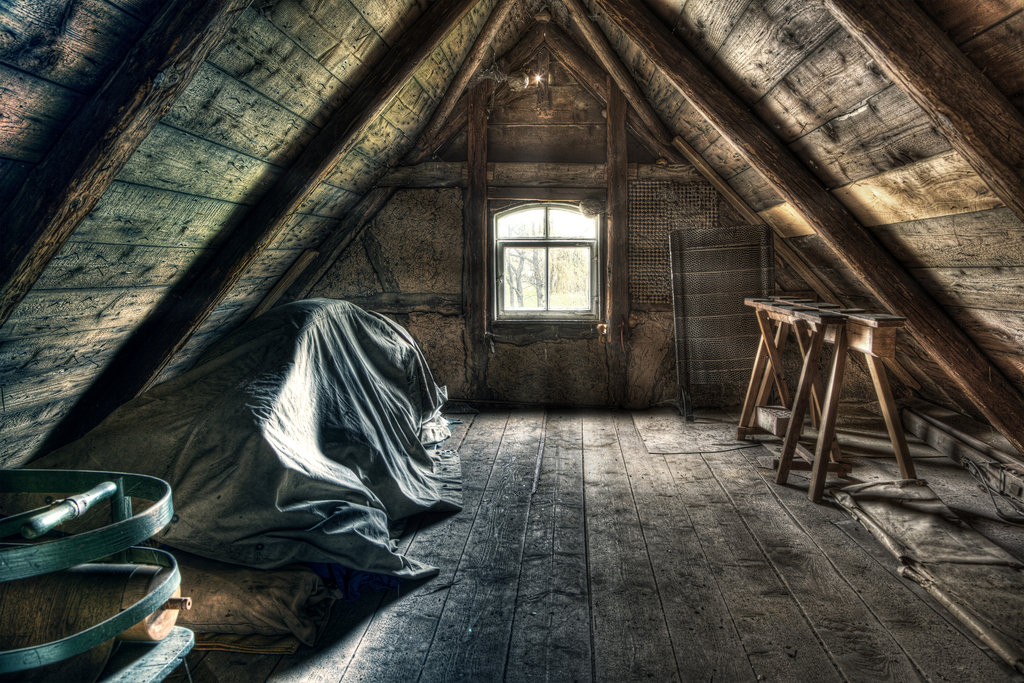
#> input picture imgs/attic.jpg, 1024 x 683 px, given in place of the camera
$ python HSVtracking.py
#> lines starting #> are read from the running program, lines starting #| are printed output that depends on the picture; after the words box and inside, x2 and y2 are one past the last pixel; in counts of white or black regions, pixels touching at a corner belong together
import cv2
import numpy as np
import time

"""
original = cv2.imread('/Users/pedramsherafat/PycharmProjects/RealTimeObjectDetection/imgs/Adenomatous.jpg')
frame = cv2.resize(original, (400, 400))
hsv = cv2.cvtColor(frame, cv2.COLOR_BGR2HSV)

lower_red = np.array([30, 150, 50])
upper_red = np.array([255, 255, 180])

mask = cv2.inRange(hsv, lower_red, upper_red)
res = cv2.bitwise_and(frame, frame, mask=mask)

kernel = np.ones((5, 5), np.uint8)

opening = cv2.morphologyEx(frame, cv2.MORPH_OPEN, kernel)
closing = cv2.morphologyEx(opening, cv2.MORPH_CLOSE, kernel)

cv2.imshow('Original', frame)
cv2.imshow('Mask', mask)
cv2.imshow('Opening', opening)
cv2.imshow('Closing', closing)

cv2.waitKey()

"""
cap = cv2.VideoCapture(0)
startMeasure = time.time()
while (1):
    startTime = time.time()
    _, original = cap.read()
#> original is the input picture: shape (683, 1024, 3); mean B, G, R 62.8, 70.9, 72.7

    frame = cv2.resize(original, (400, 400))
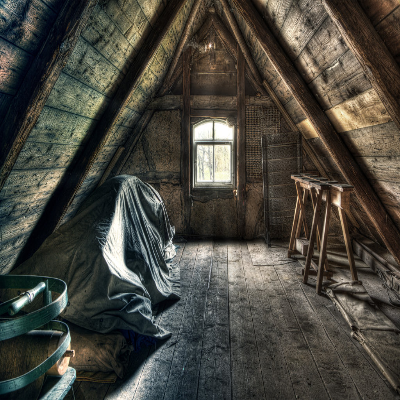
#> frame: shape (400, 400, 3); mean B, G, R 62.7, 70.8, 72.6
    hsv = cv2.cvtColor(frame, cv2.COLOR_BGR2HSV)
#> hsv: shape (400, 400, 3); mean H, S, V 43.3, 75.7, 77.3

    lower_red = np.array([30, 150, 50])
    upper_red = np.array([255, 255, 180])

    mask = cv2.inRange(hsv, lower_red, upper_red)
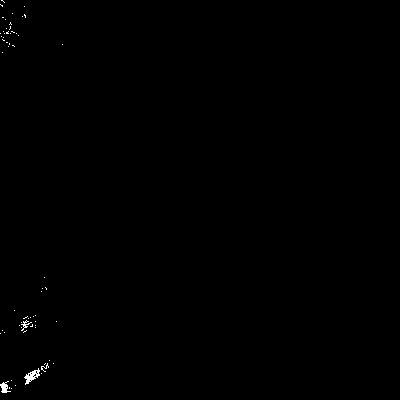
#> mask: shape (400, 400); 0.21% white in thin lines or dots, all inside (x1, y1, x2, y2) = (0, 0, 63, 393)
    res = cv2.bitwise_and(frame, frame, mask=mask)

    kernel = np.ones((5, 5), np.uint8)

    opening = cv2.morphologyEx(frame, cv2.MORPH_OPEN, kernel)
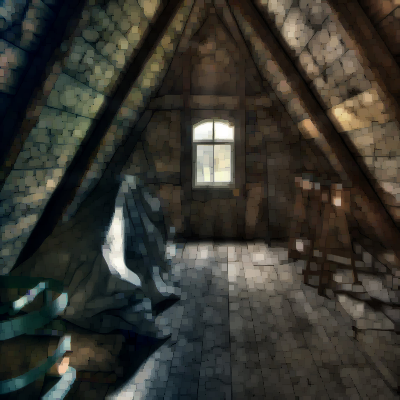
#> opening: shape (400, 400, 3); mean B, G, R 48, 54.9, 55.7
    closing = cv2.morphologyEx(opening, cv2.MORPH_CLOSE, kernel)

    cv2.imshow('Original', frame)
    cv2.imshow('Mask', mask)
    cv2.imshow('Opening', opening)
    cv2.imshow('Closing', closing)

    elapsedTime = time.time() - startTime
    elapsedTotTime = (time.time() - startMeasure)
    #print('function finished in {} ms'.format(float(elapsedTime * 1000)))
    print('{} \t %f '.format(float(elapsedTime * 1000)) % elapsedTotTime)
    #rint "time.time(): %f " % time.time()


    #print ('FPS: {}'.format(int(1000/(elapsedTime))))
    k = cv2.waitKey(1) & 0xFF
#> (key Esc is pressed here)
    if k == 27:
        break

TotalTime = time.time() - startMeasure
print('Total time: {}'.format(float(TotalTime * 1000)))
cv2.destroyAllWindows()
cap.release()

""" Read from folder


from os import listdir
from os.path import isfile, join
import numpy
import cv2

mypath='/path/to/folder'
onlyfiles = [ f for f in listdir(mypath) if isfile(join(mypath,f)) ]
images = numpy.empty(len(onlyfiles), dtype=object)
for n in range(0, len(onlyfiles)):
  images[n] = cv2.imread( join(mypath,onlyfiles[n]) )

"""

$ run again, on imgs/redPolyp.jpg
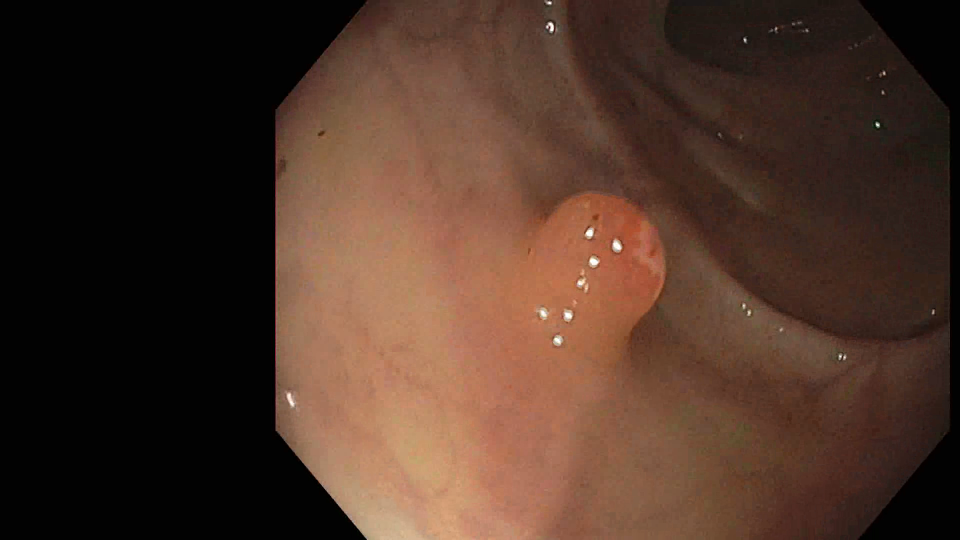
#> input picture imgs/redPolyp.jpg, 1920 x 1080 px, given in place of the camera (shown at 1/2 size)
#> original is the input picture: shape (1080, 1920, 3); mean B, G, R 39.2, 51.5, 75.8
#> `frame = cv2.resize(original, (400, 400))`:
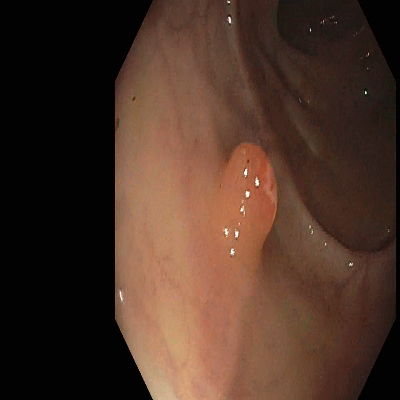
#> frame: shape (400, 400, 3); mean B, G, R 39.2, 51.4, 75.7
#> hsv: shape (400, 400, 3); mean H, S, V 7, 84.5, 75.7
#> mask: shape (400, 400); every value is 0
#> res: shape (400, 400, 3); every value is 0
